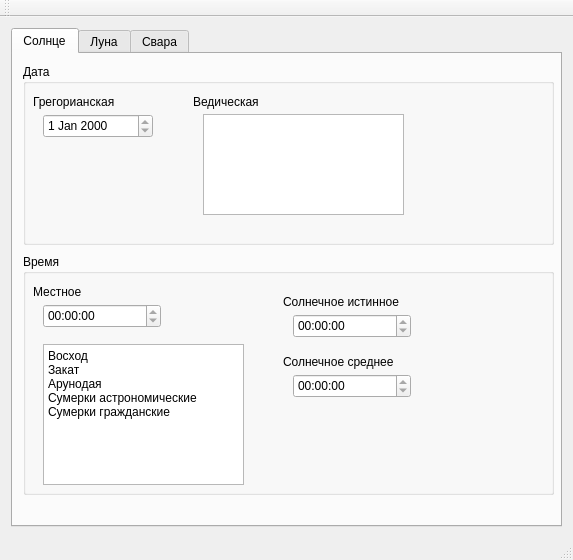
<?xml version="1.0" encoding="UTF-8"?>
<ui version="4.0">
 <class>MainWindow</class>
 <widget class="QMainWindow" name="MainWindow">
  <property name="geometry">
   <rect>
    <x>0</x>
    <y>0</y>
    <width>573</width>
    <height>560</height>
   </rect>
  </property>
  <property name="windowTitle">
   <string>Йога помощник</string>
  </property>
  <widget class="QWidget" name="centralWidget">
   <layout class="QGridLayout" name="gridLayout">
    <item row="0" column="0">
     <widget class="QTabWidget" name="tabWidget">
      <property name="currentIndex">
       <number>0</number>
      </property>
      <widget class="QWidget" name="tabSurya">
       <attribute name="title">
        <string>Солнце</string>
       </attribute>
       <widget class="QGroupBox" name="groupBoxDate">
        <property name="geometry">
         <rect>
          <x>10</x>
          <y>10</y>
          <width>531</width>
          <height>181</height>
         </rect>
        </property>
        <property name="title">
         <string>Дата</string>
        </property>
        <widget class="QDateEdit" name="dateEditGregorian">
         <property name="geometry">
          <rect>
           <x>20</x>
           <y>50</y>
           <width>110</width>
           <height>24</height>
          </rect>
         </property>
         <property name="readOnly">
          <bool>true</bool>
         </property>
         <property name="calendarPopup">
          <bool>false</bool>
         </property>
        </widget>
        <widget class="QLabel" name="label">
         <property name="geometry">
          <rect>
           <x>10</x>
           <y>30</y>
           <width>111</width>
           <height>16</height>
          </rect>
         </property>
         <property name="text">
          <string>&lt;html&gt;&lt;head/&gt;&lt;body&gt;&lt;p&gt;Грегорианская&lt;/p&gt;&lt;/body&gt;&lt;/html&gt;</string>
         </property>
        </widget>
        <widget class="QTextEdit" name="textEditVedicDate">
         <property name="geometry">
          <rect>
           <x>180</x>
           <y>50</y>
           <width>201</width>
           <height>101</height>
          </rect>
         </property>
         <property name="readOnly">
          <bool>true</bool>
         </property>
        </widget>
        <widget class="QLabel" name="label_2">
         <property name="geometry">
          <rect>
           <x>170</x>
           <y>30</y>
           <width>91</width>
           <height>16</height>
          </rect>
         </property>
         <property name="text">
          <string>&lt;html&gt;&lt;head/&gt;&lt;body&gt;&lt;p&gt;Ведическая&lt;/p&gt;&lt;/body&gt;&lt;/html&gt;</string>
         </property>
        </widget>
       </widget>
       <widget class="QGroupBox" name="groupBoxTime">
        <property name="geometry">
         <rect>
          <x>10</x>
          <y>200</y>
          <width>531</width>
          <height>241</height>
         </rect>
        </property>
        <property name="title">
         <string>Время</string>
        </property>
        <widget class="QLabel" name="label_3">
         <property name="geometry">
          <rect>
           <x>10</x>
           <y>30</y>
           <width>71</width>
           <height>16</height>
          </rect>
         </property>
         <property name="text">
          <string>Местное</string>
         </property>
        </widget>
        <widget class="QTimeEdit" name="timeEditSuryaCurrent">
         <property name="geometry">
          <rect>
           <x>20</x>
           <y>50</y>
           <width>118</width>
           <height>24</height>
          </rect>
         </property>
         <property name="readOnly">
          <bool>true</bool>
         </property>
        </widget>
        <widget class="QLabel" name="label_4">
         <property name="geometry">
          <rect>
           <x>260</x>
           <y>40</y>
           <width>151</width>
           <height>16</height>
          </rect>
         </property>
         <property name="text">
          <string>&lt;html&gt;&lt;head/&gt;&lt;body&gt;&lt;p&gt;Солнечное истинное&lt;/p&gt;&lt;/body&gt;&lt;/html&gt;</string>
         </property>
        </widget>
        <widget class="QTimeEdit" name="timeEditSuryaTrue">
         <property name="geometry">
          <rect>
           <x>270</x>
           <y>60</y>
           <width>118</width>
           <height>24</height>
          </rect>
         </property>
         <property name="readOnly">
          <bool>true</bool>
         </property>
        </widget>
        <widget class="QLabel" name="label_5">
         <property name="geometry">
          <rect>
           <x>260</x>
           <y>100</y>
           <width>141</width>
           <height>16</height>
          </rect>
         </property>
         <property name="text">
          <string>&lt;html&gt;&lt;head/&gt;&lt;body&gt;&lt;p&gt;Солнечное среднее&lt;/p&gt;&lt;/body&gt;&lt;/html&gt;</string>
         </property>
        </widget>
        <widget class="QTimeEdit" name="timeEditSuryaMid">
         <property name="geometry">
          <rect>
           <x>270</x>
           <y>120</y>
           <width>118</width>
           <height>24</height>
          </rect>
         </property>
         <property name="readOnly">
          <bool>true</bool>
         </property>
        </widget>
        <widget class="QTextEdit" name="textEditSuryaTime">
         <property name="geometry">
          <rect>
           <x>20</x>
           <y>90</y>
           <width>201</width>
           <height>141</height>
          </rect>
         </property>
         <property name="readOnly">
          <bool>true</bool>
         </property>
         <property name="html">
          <string>&lt;!DOCTYPE HTML PUBLIC &quot;-//W3C//DTD HTML 4.0//EN&quot; &quot;http://www.w3.org/TR/REC-html40/strict.dtd&quot;&gt;
&lt;html&gt;&lt;head&gt;&lt;meta name=&quot;qrichtext&quot; content=&quot;1&quot; /&gt;&lt;style type=&quot;text/css&quot;&gt;
p, li { white-space: pre-wrap; }
&lt;/style&gt;&lt;/head&gt;&lt;body style=&quot; font-family:'Sans Serif'; font-size:9pt; font-weight:400; font-style:normal;&quot;&gt;
&lt;p style=&quot; margin-top:0px; margin-bottom:0px; margin-left:0px; margin-right:0px; -qt-block-indent:0; text-indent:0px;&quot;&gt;Восход&lt;/p&gt;
&lt;p style=&quot; margin-top:0px; margin-bottom:0px; margin-left:0px; margin-right:0px; -qt-block-indent:0; text-indent:0px;&quot;&gt;Закат&lt;/p&gt;
&lt;p style=&quot; margin-top:0px; margin-bottom:0px; margin-left:0px; margin-right:0px; -qt-block-indent:0; text-indent:0px;&quot;&gt;Арунодая&lt;/p&gt;
&lt;p style=&quot; margin-top:0px; margin-bottom:0px; margin-left:0px; margin-right:0px; -qt-block-indent:0; text-indent:0px;&quot;&gt;Сумерки астрономические&lt;/p&gt;
&lt;p style=&quot; margin-top:0px; margin-bottom:0px; margin-left:0px; margin-right:0px; -qt-block-indent:0; text-indent:0px;&quot;&gt;Сумерки гражданские&lt;/p&gt;&lt;/body&gt;&lt;/html&gt;</string>
         </property>
        </widget>
       </widget>
      </widget>
      <widget class="QWidget" name="tabChandra">
       <attribute name="title">
        <string>Луна</string>
       </attribute>
       <widget class="QLabel" name="label_6">
        <property name="geometry">
         <rect>
          <x>280</x>
          <y>20</y>
          <width>61</width>
          <height>16</height>
         </rect>
        </property>
        <property name="text">
         <string>Титхи</string>
        </property>
       </widget>
       <widget class="QTextEdit" name="textEditChandraTithi">
        <property name="geometry">
         <rect>
          <x>290</x>
          <y>40</y>
          <width>231</width>
          <height>151</height>
         </rect>
        </property>
        <property name="readOnly">
         <bool>true</bool>
        </property>
       </widget>
       <widget class="QLabel" name="label_7">
        <property name="geometry">
         <rect>
          <x>10</x>
          <y>20</y>
          <width>57</width>
          <height>15</height>
         </rect>
        </property>
        <property name="text">
         <string>Время</string>
        </property>
       </widget>
       <widget class="QTextEdit" name="textEditChandraTime">
        <property name="geometry">
         <rect>
          <x>20</x>
          <y>40</y>
          <width>231</width>
          <height>151</height>
         </rect>
        </property>
        <property name="readOnly">
         <bool>true</bool>
        </property>
        <property name="html">
         <string>&lt;!DOCTYPE HTML PUBLIC &quot;-//W3C//DTD HTML 4.0//EN&quot; &quot;http://www.w3.org/TR/REC-html40/strict.dtd&quot;&gt;
&lt;html&gt;&lt;head&gt;&lt;meta name=&quot;qrichtext&quot; content=&quot;1&quot; /&gt;&lt;style type=&quot;text/css&quot;&gt;
p, li { white-space: pre-wrap; }
&lt;/style&gt;&lt;/head&gt;&lt;body style=&quot; font-family:'Sans Serif'; font-size:9pt; font-weight:400; font-style:normal;&quot;&gt;
&lt;p style=&quot; margin-top:0px; margin-bottom:0px; margin-left:0px; margin-right:0px; -qt-block-indent:0; text-indent:0px;&quot;&gt;Восход?&lt;/p&gt;
&lt;p style=&quot; margin-top:0px; margin-bottom:0px; margin-left:0px; margin-right:0px; -qt-block-indent:0; text-indent:0px;&quot;&gt;Закат?&lt;/p&gt;
&lt;p style=&quot; margin-top:0px; margin-bottom:0px; margin-left:0px; margin-right:0px; -qt-block-indent:0; text-indent:0px;&quot;&gt;Лунный день?&lt;/p&gt;&lt;/body&gt;&lt;/html&gt;</string>
        </property>
       </widget>
      </widget>
      <widget class="QWidget" name="tabSvara">
       <attribute name="title">
        <string>Свара</string>
       </attribute>
       <widget class="QTextEdit" name="textEditSvara">
        <property name="geometry">
         <rect>
          <x>10</x>
          <y>20</y>
          <width>301</width>
          <height>201</height>
         </rect>
        </property>
        <property name="readOnly">
         <bool>true</bool>
        </property>
        <property name="html">
         <string>&lt;!DOCTYPE HTML PUBLIC &quot;-//W3C//DTD HTML 4.0//EN&quot; &quot;http://www.w3.org/TR/REC-html40/strict.dtd&quot;&gt;
&lt;html&gt;&lt;head&gt;&lt;meta name=&quot;qrichtext&quot; content=&quot;1&quot; /&gt;&lt;style type=&quot;text/css&quot;&gt;
p, li { white-space: pre-wrap; }
&lt;/style&gt;&lt;/head&gt;&lt;body style=&quot; font-family:'Sans Serif'; font-size:9pt; font-weight:400; font-style:normal;&quot;&gt;
&lt;p style=&quot; margin-top:0px; margin-bottom:0px; margin-left:0px; margin-right:0px; -qt-block-indent:0; text-indent:0px;&quot;&gt;xx:xx-xx:xx Солнечная&lt;/p&gt;
&lt;p style=&quot; margin-top:0px; margin-bottom:0px; margin-left:0px; margin-right:0px; -qt-block-indent:0; text-indent:0px;&quot;&gt;xx:xx-xx:xx Лунная&lt;/p&gt;
&lt;p style=&quot; margin-top:0px; margin-bottom:0px; margin-left:0px; margin-right:0px; -qt-block-indent:0; text-indent:0px;&quot;&gt;xx:xx-xx:xx Солнечная&lt;/p&gt;
&lt;p style=&quot; margin-top:0px; margin-bottom:0px; margin-left:0px; margin-right:0px; -qt-block-indent:0; text-indent:0px;&quot;&gt;xx:xx-xx:xx Лунная&lt;/p&gt;&lt;/body&gt;&lt;/html&gt;</string>
        </property>
       </widget>
      </widget>
     </widget>
    </item>
   </layout>
  </widget>
  <widget class="QMenuBar" name="menuBar">
   <property name="geometry">
    <rect>
     <x>0</x>
     <y>0</y>
     <width>573</width>
     <height>20</height>
    </rect>
   </property>
  </widget>
  <widget class="QToolBar" name="mainToolBar">
   <attribute name="toolBarArea">
    <enum>TopToolBarArea</enum>
   </attribute>
   <attribute name="toolBarBreak">
    <bool>false</bool>
   </attribute>
  </widget>
  <widget class="QStatusBar" name="statusBar"/>
 </widget>
 <layoutdefault spacing="6" margin="11"/>
 <resources/>
 <connections/>
</ui>
